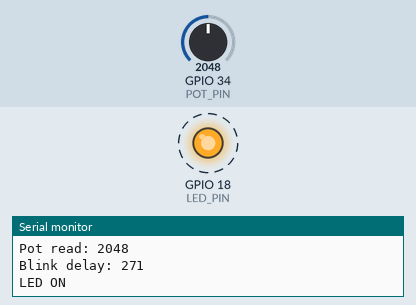
Recording of a program running on a simulated ESP32. Parts: output pins drawn as LEDs (lit = HIGH), the last lines printed to the serial monitor. Dashed ring = blinking. Inputs (shaded band) come from the test bench; at power-on: GPIO 34 (POT_PIN) = 2048.

Above: at 1.7 s.
1.8 s: GPIO 34 (POT_PIN) set to 4095
At 3.0 s:
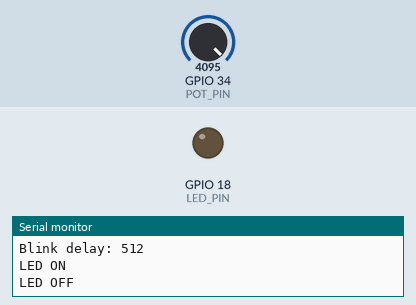
4.9 s: GPIO 34 (POT_PIN) set to 2047
At 5.33 s:
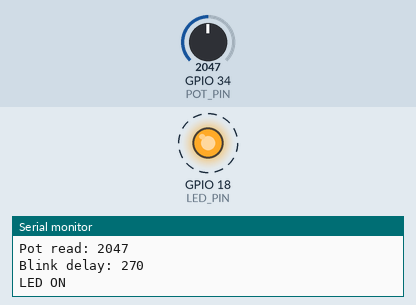
Timing chart, 0 to 14.0 s (numbered marks = the images above; inputs shaded):
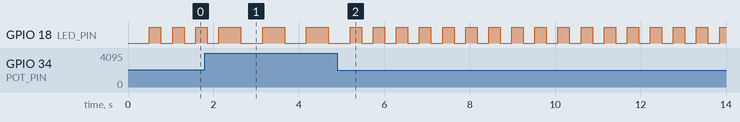

The program:

main.cpp
```cpp
/*
 * Blink
 * Turns on an LED on for one second,
 * then off for one second, repeatedly.
 */

 #include <Arduino.h>

 // Set LED_BUILTIN if it is not defined by Arduino framework
 #ifndef LED_BUILTIN
     #define LED_BUILTIN 2
 #endif

 #define LED_PIN 18 // Define the LED_PIN pin number
 #define POT_PIN 34 // Define the POT_PIN pin number

 void setup()
 {
    pinMode(LED_PIN, OUTPUT);
    pinMode(POT_PIN, INPUT);

    Serial.begin(115200);                                    // Initialize Serial coms

    delay(500);                                              // Wait for 500ms to allow the serial monitor to open
    Serial.println("Esp32 starter!");                        // Print a message to the serial monitor
    Serial.println("LED_PIN: " + String(LED_PIN));           // Print the LED_PIN pin number
 }

 void loop()
 {
    int potValue = analogRead(POT_PIN);                     // Read the value from the potentiometer
    Serial.println("Pot read: " + String(potValue));        // Print the value to the serial monitor

    int blinkDelay = map(potValue, 0, 4095, 30, 512);       // Map the potentiometer value to a range of 32 to 512
    Serial.println("Blink delay: " + String(blinkDelay));   // Print the mapped value to the serial monitor

    digitalWrite(LED_PIN, HIGH);                             // turn the LED on (HIGH is the voltage level)
    Serial.println("LED ON");                                // Print a message to the serial monitor

    delay(blinkDelay);                                       // wait for a the number of miliseconds in blinkDelay

    digitalWrite(LED_PIN, LOW);                              // turn the LED off by making the voltage LOW
    Serial.println("LED OFF");                               // Print a message to the serial monitor

    delay(blinkDelay);                                       // wait for a the number of miliseconds in blinkDelay
 }
 
```

Measured:
- after the input at 4.9 s, GPIO 18 (LED_PIN): alternates HIGH for 0.27 s and LOW for 0.27 s, starting after 0.57 s
- by itself, GPIO 18 (LED_PIN): repeats every 1.0 s: HIGH 0.51 s, LOW 0.51 s
